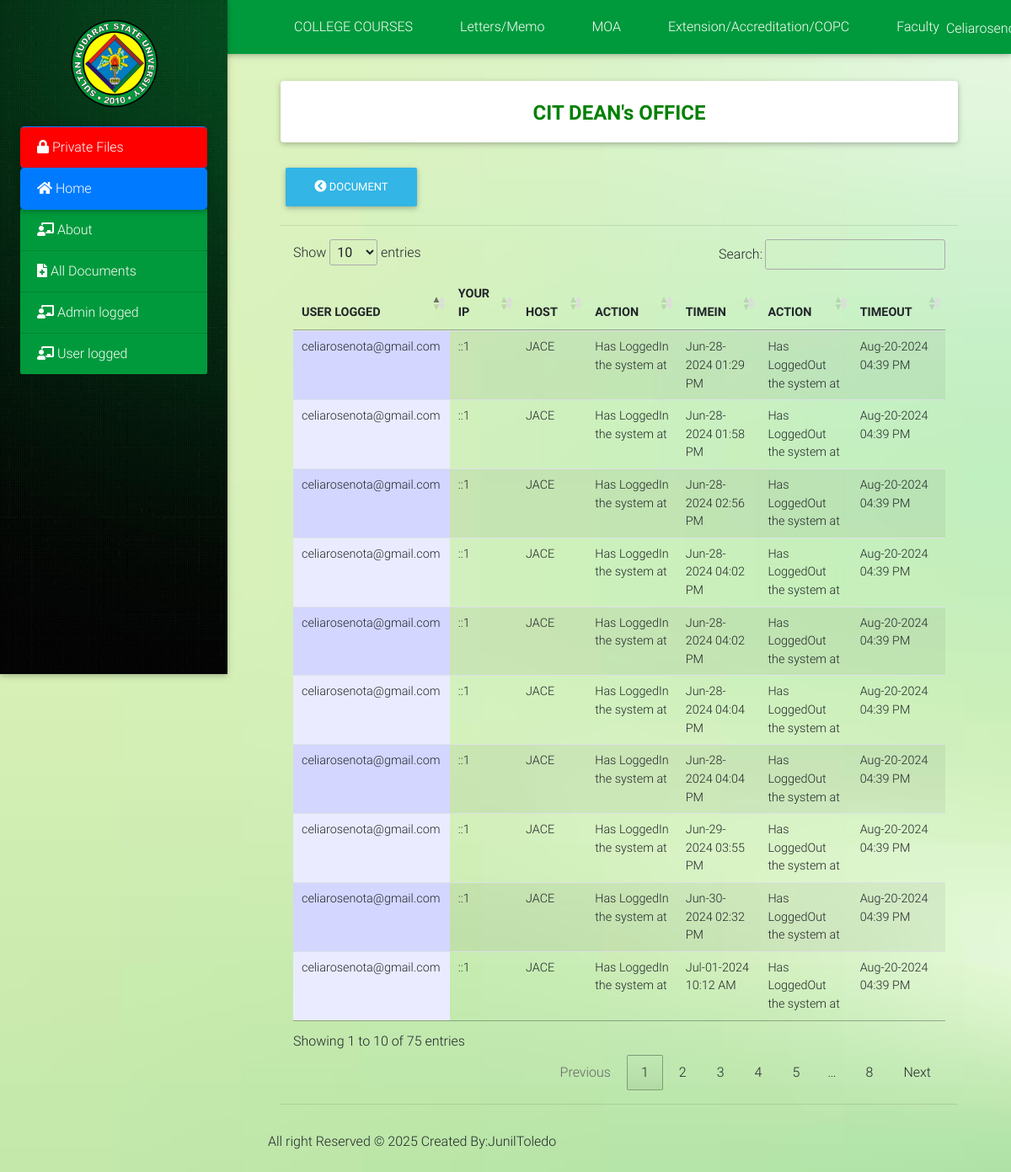
Page /Private_Dashboard/admin_log.php (signed in) on the committed database.
### tables this page shows
CREATE TABLE `history_log1` (
  `log_id` int(11) NOT NULL,
  `id` int(11) NOT NULL,
  `admin_user` text NOT NULL,
  `action` varchar(100) NOT NULL,
  `actions` varchar(200) NOT NULL DEFAULT 'Has LoggedOut the system at',
  `ip` text NOT NULL,
  `host` text NOT NULL,
  `login_time` varchar(200) NOT NULL,
  `logout_time` varchar(200) NOT NULL
);

### Private_Dashboard/admin_log.php (the view, shortened to what this page needs)
<?php include 'header.php'; ?>
      <div class="">
    <a href="add_document.php"><button type="button" class="btn btn-info"><i class="fas fa-chevron-circle-left"></i>  Document</button></a>
    </div>
<hr>
 <div class="col-md-12">
  <table id="dtable" class = "table table-striped" style="">
     <thead>
    <th>USER LOGGED</th>
     <th>YOUR IP</th>
     <th>HOST</th>
     <th>ACTION</th>
     <th>TIMEIN</th>
     <th>ACTION</th>
     <th>TIMEOUT</th>
</thead>
<tbody>
        <?php
        require_once("include/connection.php");
      $query = mysqli_query($conn,"SELECT * from history_log1") or die (mysqli_error($conn));
      while($file=mysqli_fetch_array($query)){
         $name =  $file['admin_user'];
         $ip =  $file['ip'];
         $host =  $file['host'];
         $action =  $file['action'];
         $logintime =  $file['login_time'];
         $actions =  $file['actions'];
         $logouttime =  $file['logout_time'];
      ?>
      <td><?php echo $name; ?></td>
       <td><?php echo $ip; ?></td>
      <td><?php echo $host; ?></td>
      <td><?php echo $action; ?></td>
      <td><?php echo $logintime; ?></td>
      <td><?php echo $actions; ?></td>
      <td><?php echo $logouttime; ?></td>
<?php } ?>
</tbody>
   </table>
    </div>
    <hr></div>
    <div class="footer-copyright py-3">
     <p>All right Reserved &copy; <?php echo date('Y');?> Created By:JunilToledo</p>
    </div>
<link rel="stylesheet" type="text/css" href="https://cdn.datatables.net/1.10.9/css/jquery.dataTables.min.css"/>
<link rel="stylesheet" type="text/css" href="https://cdn.datatables.net/responsive/1.0.3/css/dataTables.responsive.css">
</body>
</html>

### Private_Dashboard/header.php (shortened to what this page needs)
<!DOCTYPE html>
<html lang="en">
<head>
  <link rel="stylesheet" href="https://use.fontawesome.com/releases/v5.8.1/css/all.css">
  <link href="css/bootstrap.min.css" rel="stylesheet">
  <link href="css/mdb.min.css" rel="stylesheet">
  <link href="css/style.min.css" rel="stylesheet">
    <link rel="stylesheet" type="text/css" href="medias/css/dataTable.css" />
</head>
<body class="grey lighten-3 bg-style">
  <header>
    <nav class="navbar fixed-top navbar-expand-lg navbar-light navbar-bg scrolling-navbar">
      <div class="container-fluid">
        <div class="collapse navbar-collapse" id="navbarSupportedContent">
          <ul class="navbar-nav mr-auto">
            <ul class="nav-item dropdown">
        <a class="nav-link dropdown-toggle" href="#" role="button" data-toggle="dropdown" aria-expanded="false">COLLEGE COURSES</a>
</ul>
        <ul class="nav-item dropdown">
                    <a class="nav-link dropdown-toggle" href="#" role="button" data-toggle="dropdown" aria-expanded="false">Letters/Memo</a>
</ul>
              <ul class="nav-item dropdown">
                <a class="nav-link dropdown-toggle" href="#" role="button" data-toggle="dropdown" aria-expanded="false">MOA</a>
</ul>
          <ul class="nav-item dropdown">
             <a class="nav-link dropdown-toggle" href="#" role="button" data-toggle="dropdown" aria-expanded="false">Extension/Accreditation/COPC</a>
          </ul>
          <ul class="nav-item dropdown ">
           <a class="nav-link" href="faculty.php" style="color: #ffffff;" aria-expanded="false">Faculty</a>
          </ul>
          </ul>
            <?php
             require_once("include/connection.php");
               $id = mysqli_real_escape_string($conn,$_SESSION['admin_user']);
              $r = mysqli_query($conn,"SELECT * FROM admin_login where id = '$id'") or die (mysqli_error($con));
              $row = mysqli_fetch_array($r);
               $id=$row['admin_user'];
            ?>
          <ul class="navbar-nav nav-flex-icons">
  <li style="margin-top: 10px; color: white;"> <?php echo ucwords(htmlentities($id)); ?></li>
        </div>
      </div>
    </nav>
    <div class="sidebar-fixed position-fixed sidebar">
      <a class="logo-wrapper waves-effect">
        <img src="../img/sksulogo.png" class="img-fluid full-size-img" alt="Logo">
    </a>
       <div class="list-group list-group-flush">
           <a href="superadmin/private_files.php" class="list-group-item active waves-effect" style="background-color: red;" onclick="checkPassword()">
          <i class="fas fa-lock"></i> Private Files</a>
           <a href="dashboard.php"  class="list-group-item active waves-effect"><i class="fas fa-home"></i> Home</a>
           <a href="" class="list-group-item list-group-item-action waves-effect " >
           <i class="fas fa-chalkboard-teacher"></i> About</a>
        <a href="add_document.php"  class="list-group-item list-group-item-action waves-effect" >
          <i class="fas fa-file-medical"></i> All Documents</a>
            <a href="admin_log.php"  class="list-group-item list-group-item-action waves-effect" >
          <i class="fas fa-chalkboard-teacher"></i> Admin logged</a>
              <a href="user_log.php"  target="_blank" class="list-group-item list-group-item-action waves-effect" >
          <i class="fas fa-chalkboard-teacher"></i> User logged</a>
      </div>
    </div>
  </header>
  <main class="pt-5 mx-lg-5">
    <div class="container-fluid mt-5">
      <div class="card mb-4 wow fadeIn">
        <div class="card-body d-sm-flex justify-content-center">
  <h4 class="mb-2 mb-sm-0 pt-1">
    <a href="dashboard.php" style="color: green;"><b>CIT DEAN's OFFICE</b></a>
  </h4>
</div>
      </div>
</body>
</html>

### Private_Dashboard/medias/css/dataTable.css (style rules this page uses)
.sorting_asc { background: url('../images/sort_asc.png') no-repeat center right; }
.sorting { background: url('../images/sort_both.png') no-repeat center right; }
tr.odd td.sorting_1 { background-color: #D3D6FF; }
tr.even td.sorting_1 { background-color: #EAEBFF; }

### Private_Dashboard/style.php (style rules this page uses)
.nav-item.dropdown > .nav-link::after { display: none !important; }
.navbar-nav { background-color: #009a3c; }
.sidebar { background: url('../img/side1.jpg') no-repeat; background-size: cover; }
.nav-link.dropdown-toggle { color: white !important; }
.list-group-item { background-color: #009a3c; color: white; }
.bg-style { background: url('../img/bg1.avif') no-repeat; background-size: cover; }
.navbar-bg { background-color: #009a3c; }

### Private_Dashboard/header.php (style rules this page uses)
.logo-wrapper { display: flex !important; justify-content: center !important; align-items: center !important; height: 150px !important; }
.full-size-img { width: auto !important; height: 150% !important; max-height: 150% !important; max-width: 160% !important; }

### rows in the picture
history_log1: admin_user "celiarosenota@gmail.com", ip "::1", host "JACE", action "Has LoggedIn the system at", login_time "Jun-28-2024 01:29 PM", actions "Has LoggedOut the system at", logout_time "Aug-20-2024 04:39 PM"
history_log1: admin_user "celiarosenota@gmail.com", ip "::1", host "JACE", action "Has LoggedIn the system at", login_time "Jun-28-2024 01:58 PM", actions "Has LoggedOut the system at", logout_time "Aug-20-2024 04:39 PM"
history_log1: admin_user "celiarosenota@gmail.com", ip "::1", host "JACE", action "Has LoggedIn the system at", login_time "Jun-28-2024 02:56 PM", actions "Has LoggedOut the system at", logout_time "Aug-20-2024 04:39 PM"
history_log1: admin_user "celiarosenota@gmail.com", ip "::1", host "JACE", action "Has LoggedIn the system at", login_time "Jun-28-2024 04:02 PM", actions "Has LoggedOut the system at", logout_time "Aug-20-2024 04:39 PM"
history_log1: admin_user "celiarosenota@gmail.com", ip "::1", host "JACE", action "Has LoggedIn the system at", login_time "Jun-28-2024 04:02 PM", actions "Has LoggedOut the system at", logout_time "Aug-20-2024 04:39 PM"
history_log1: admin_user "celiarosenota@gmail.com", ip "::1", host "JACE", action "Has LoggedIn the system at", login_time "Jun-28-2024 04:04 PM", actions "Has LoggedOut the system at", logout_time "Aug-20-2024 04:39 PM"
history_log1: admin_user "celiarosenota@gmail.com", ip "::1", host "JACE", action "Has LoggedIn the system at", login_time "Jun-28-2024 04:04 PM", actions "Has LoggedOut the system at", logout_time "Aug-20-2024 04:39 PM"
history_log1: admin_user "celiarosenota@gmail.com", ip "::1", host "JACE", action "Has LoggedIn the system at", login_time "Jun-29-2024 03:55 PM", actions "Has LoggedOut the system at", logout_time "Aug-20-2024 04:39 PM"
history_log1: admin_user "celiarosenota@gmail.com", ip "::1", host "JACE", action "Has LoggedIn the system at", login_time "Jun-30-2024 02:32 PM", actions "Has LoggedOut the system at", logout_time "Aug-20-2024 04:39 PM"
history_log1: admin_user "celiarosenota@gmail.com", ip "::1", host "JACE", action "Has LoggedIn the system at", login_time "Jul-01-2024 10:12 AM", actions "Has LoggedOut the system at", logout_time "Aug-20-2024 04:39 PM"
